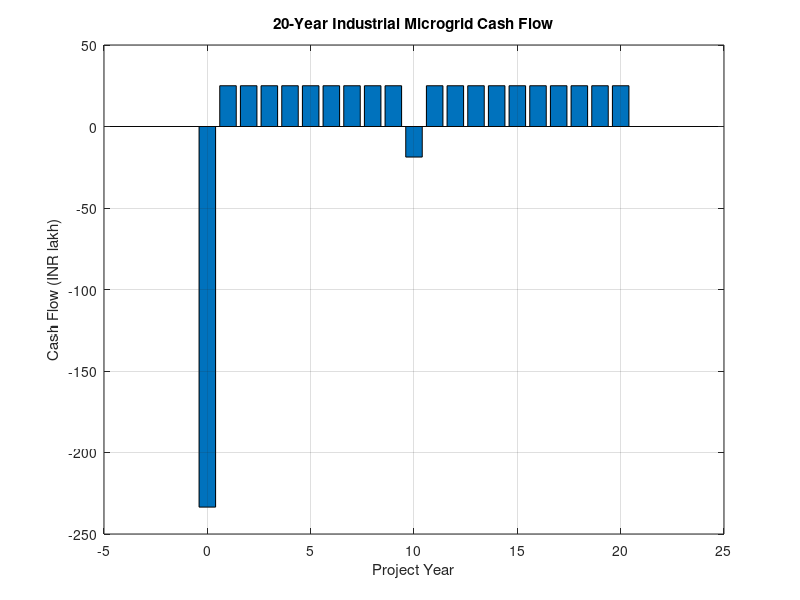
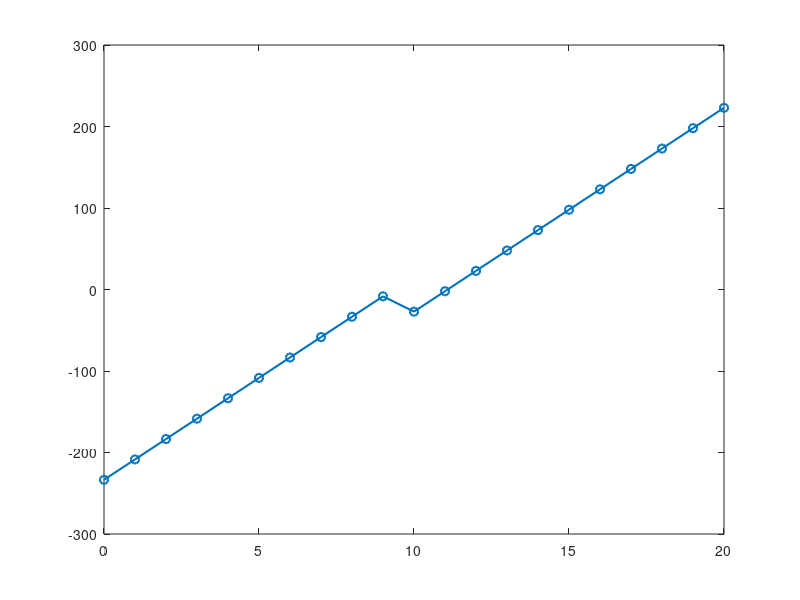

MATLAB code for these plots, in order: (Note: this script raises an error after producing the figures.)
%% 09 - 20-Year Financial Analysis (Illustrative)
% All monetary values are in INR lakh.
% Model assumptions must be validated before investment decisions.
clc; clear; close all;

project_life_years = 20;
discount_rate = 0.10;

PV_CAPEX = 126.00;
BESS_CAPEX = 62.50;
DG_CAPEX = 15.00;
integration_CAPEX = 20.00;
other_CAPEX = 10.00;
initial_CAPEX = PV_CAPEX+BESS_CAPEX+DG_CAPEX+integration_CAPEX+other_CAPEX;

annual_gross_PV_saving = 30.01;
annual_OPEX = 5.00;
annual_incremental_fuel_cost = 0.00; % not modelled; replace with actual estimate
annual_other_benefits = 0.00;
annual_net_cash_flow = annual_gross_PV_saving + annual_other_benefits ...
    - annual_OPEX - annual_incremental_fuel_cost;

% Illustrative battery replacement in Year 10 at 70% of initial BESS CAPEX.
replacement_cost = zeros(project_life_years,1);
replacement_cost(10) = 0.70*BESS_CAPEX;

cash_flow = zeros(project_life_years+1,1);
cash_flow(1) = -initial_CAPEX;
for y = 1:project_life_years
    cash_flow(y+1) = annual_net_cash_flow - replacement_cost(y);
end
year = (0:project_life_years)';

discounted_cash_flow = cash_flow ./ (1+discount_rate).^year;
NPV_lakh = sum(discounted_cash_flow);
npv_function = @(r) sum(cash_flow ./ (1+r).^year);

IRR = NaN;
if npv_function(-0.99)*npv_function(5) < 0
    IRR = fzero(npv_function,[-0.99 5]);
end

cumulative_cash_flow = cumsum(cash_flow);
idx_simple = find(cumulative_cash_flow >= 0,1,'first');
simple_payback_years = NaN;
if ~isempty(idx_simple)
    if idx_simple == 1
        simple_payback_years = 0;
    else
        previous_cumulative = cumulative_cash_flow(idx_simple-1);
        current_flow = cash_flow(idx_simple);
        simple_payback_years = (year(idx_simple)-1) + abs(previous_cumulative)/current_flow;
    end
end

cumulative_discounted_cash_flow = cumsum(discounted_cash_flow);
idx_discounted = find(cumulative_discounted_cash_flow >= 0,1,'first');
discounted_payback_years = NaN;
if ~isempty(idx_discounted)
    discounted_payback_years = year(idx_discounted);
end

fprintf('\\nINDUSTRIAL MICROGRID FINANCIAL ANALYSIS\\n');
fprintf('Project life                   : %d years\\n',project_life_years);
fprintf('Discount rate                  : %.2f %%\\n',discount_rate*100);
fprintf('PV CAPEX                       : Rs %.2f lakh\\n',PV_CAPEX);
fprintf('Battery CAPEX                  : Rs %.2f lakh\\n',BESS_CAPEX);
fprintf('DG CAPEX                       : Rs %.2f lakh\\n',DG_CAPEX);
fprintf('Integration CAPEX              : Rs %.2f lakh\\n',integration_CAPEX);
fprintf('Other CAPEX                    : Rs %.2f lakh\\n',other_CAPEX);
fprintf('Total initial CAPEX             : Rs %.2f lakh\\n',initial_CAPEX);
fprintf('Annual gross PV saving          : Rs %.2f lakh\\n',annual_gross_PV_saving);
fprintf('Annual OPEX                     : Rs %.2f lakh\\n',annual_OPEX);
fprintf('Annual net before replacement   : Rs %.2f lakh\\n',annual_net_cash_flow);
fprintf('NPV at %.1f%%                    : Rs %.2f lakh\\n',discount_rate*100,NPV_lakh);
if isnan(IRR), fprintf('IRR                             : not found in search interval\\n');
else, fprintf('IRR                             : %.2f %%\\n',IRR*100); end
if isnan(simple_payback_years), fprintf('Simple payback                  : not reached\\n');
else, fprintf('Simple payback                  : %.2f years\\n',simple_payback_years); end
if isnan(discounted_payback_years), fprintf('Discounted payback              : not reached within project life\\n');
else, fprintf('Discounted payback              : %.2f years\\n',discounted_payback_years); end

figure('Name','20-Year Industrial Microgrid Cash Flow');
bar(year,cash_flow);
xlabel('Project Year'); ylabel('Cash Flow (INR lakh)');
title('20-Year Industrial Microgrid Cash Flow'); grid on;

figure('Name','Cumulative Cash Flow Over 20 Years');
plot(year,cumulative_cash_flow,'-o','LineWidth',1.5); hold on; yline(0,'--'); hold off;
xlabel('Project Year'); ylabel('Cumulative Cash Flow (INR lakh)');
title('Cumulative Cash Flow Over 20 Years'); grid on;

figure('Name','Discounted Cumulative Cash Flow Over 20 Years');
plot(year,cumulative_discounted_cash_flow,'-o','LineWidth',1.5); hold on; yline(0,'--'); hold off;
xlabel('Project Year'); ylabel('Discounted Cumulative Cash Flow (INR lakh)');
title('Discounted Cumulative Cash Flow Over 20 Years'); grid on;
